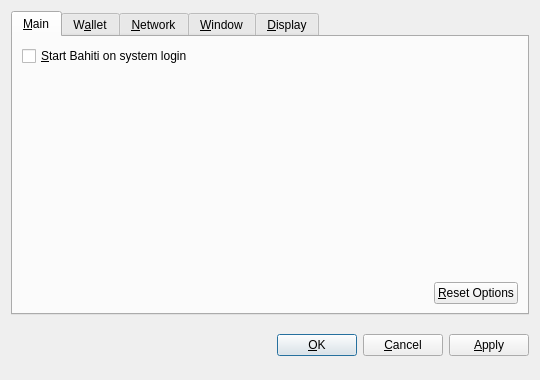
<?xml version="1.0" encoding="UTF-8"?>
<ui version="4.0">
 <class>OptionsDialog</class>
 <widget class="QDialog" name="OptionsDialog">
  <property name="geometry">
   <rect>
    <x>0</x>
    <y>0</y>
    <width>540</width>
    <height>380</height>
   </rect>
  </property>
  <property name="windowTitle">
   <string>Options</string>
  </property>
  <property name="modal">
   <bool>true</bool>
  </property>
  <layout class="QVBoxLayout" name="verticalLayout">
   <item>
    <widget class="QTabWidget" name="tabWidget">
     <property name="tabPosition">
      <enum>QTabWidget::North</enum>
     </property>
     <property name="currentIndex">
      <number>0</number>
     </property>
     <widget class="QWidget" name="tabMain">
      <attribute name="title">
       <string>&amp;Main</string>
      </attribute>
      <layout class="QVBoxLayout" name="verticalLayout_Main">
       <item>
        <widget class="QCheckBox" name="bitcoinAtStartup">
         <property name="toolTip">
          <string>Automatically start Bahiti after logging in to the system.</string>
         </property>
         <property name="text">
          <string>&amp;Start Bahiti on system login</string>
         </property>
        </widget>
       </item>
       <item>
        <spacer name="verticalSpacer_Main">
         <property name="orientation">
          <enum>Qt::Vertical</enum>
         </property>
         <property name="sizeHint" stdset="0">
          <size>
           <width>20</width>
           <height>40</height>
          </size>
         </property>
        </spacer>
       </item>
       <item>
        <layout class="QHBoxLayout" name="horizontalLayout_2_Main">
         <item>
          <spacer name="horizontalSpacer_2_Main">
           <property name="orientation">
            <enum>Qt::Horizontal</enum>
           </property>
           <property name="sizeHint" stdset="0">
            <size>
             <width>40</width>
             <height>20</height>
            </size>
           </property>
          </spacer>
         </item>
         <item>
          <widget class="QPushButton" name="resetButton">
           <property name="toolTip">
            <string>Reset all client options to default.</string>
           </property>
           <property name="text">
            <string>&amp;Reset Options</string>
           </property>
           <property name="autoDefault">
            <bool>false</bool>
           </property>
          </widget>
         </item>
        </layout>
       </item>
      </layout>
     </widget>
     <widget class="QWidget" name="tabWallet">
      <attribute name="title">
       <string>W&amp;allet</string>
      </attribute>
      <layout class="QVBoxLayout" name="verticalLayout_Network">
       <item>
        <widget class="QLabel" name="transactionFeeInfoLabel">
         <property name="text">
          <string>Optional transaction fee per kB that helps make sure your transactions are processed quickly. Most transactions are 1 kB.</string>
         </property>
         <property name="textFormat">
          <enum>Qt::PlainText</enum>
         </property>
         <property name="wordWrap">
          <bool>true</bool>
         </property>
        </widget>
       </item>
       <item>
        <layout class="QHBoxLayout" name="horizontalLayout_1_Main">
         <item>
          <widget class="QLabel" name="transactionFeeLabel">
           <property name="text">
            <string>Pay transaction &amp;fee</string>
           </property>
           <property name="textFormat">
            <enum>Qt::PlainText</enum>
           </property>
           <property name="buddy">
            <cstring>transactionFee</cstring>
           </property>
          </widget>
         </item>
         <item>
          <widget class="BitcoinAmountField" name="transactionFee"/>
         </item>
         <item>
          <spacer name="horizontalSpacer_1_Main">
           <property name="orientation">
            <enum>Qt::Horizontal</enum>
           </property>
           <property name="sizeHint" stdset="0">
            <size>
             <width>40</width>
             <height>20</height>
            </size>
           </property>
          </spacer>
         </item>
        </layout>
       </item>
       <item>
        <widget class="QLabel" name="label">
         <property name="text">
          <string>If you disable the spending of unconfirmed change, the change from a transaction cannot be used until that transaction has at least one confirmation. This also affects how your balance is computed.</string>
         </property>
         <property name="wordWrap">
          <bool>true</bool>
         </property>
        </widget>
       </item>
       <item>
        <widget class="QCheckBox" name="spendZeroConfChange">
         <property name="text">
          <string>Spend unconfirmed change  (experts only)</string>
         </property>
        </widget>
       </item>
       <item>
        <spacer name="verticalSpacer">
         <property name="orientation">
          <enum>Qt::Vertical</enum>
         </property>
         <property name="sizeHint" stdset="0">
          <size>
           <width>20</width>
           <height>40</height>
          </size>
         </property>
        </spacer>
       </item>
      </layout>
     </widget>
     <widget class="QWidget" name="tabNetwork">
      <attribute name="title">
       <string>&amp;Network</string>
      </attribute>
      <layout class="QVBoxLayout" name="verticalLayout_Network">
       <item>
        <widget class="QCheckBox" name="mapPortUpnp">
         <property name="toolTip">
          <string>Automatically open the Bahiti client port on the router. This only works when your router supports UPnP and it is enabled.</string>
         </property>
         <property name="text">
          <string>Map port using &amp;UPnP</string>
         </property>
        </widget>
       </item>
       <item>
        <widget class="QCheckBox" name="connectSocks">
         <property name="toolTip">
          <string>Connect to the Bahiti network through a SOCKS proxy (e.g. when connecting through Tor).</string>
         </property>
         <property name="text">
          <string>&amp;Connect through SOCKS proxy:</string>
         </property>
        </widget>
       </item>
       <item>
        <layout class="QHBoxLayout" name="horizontalLayout_Network">
         <item>
          <widget class="QLabel" name="proxyIpLabel">
           <property name="text">
            <string>Proxy &amp;IP:</string>
           </property>
           <property name="textFormat">
            <enum>Qt::PlainText</enum>
           </property>
           <property name="buddy">
            <cstring>proxyIp</cstring>
           </property>
          </widget>
         </item>
         <item>
          <widget class="QValidatedLineEdit" name="proxyIp">
           <property name="maximumSize">
            <size>
             <width>140</width>
             <height>16777215</height>
            </size>
           </property>
           <property name="toolTip">
            <string>IP address of the proxy (e.g. 127.0.0.1)</string>
           </property>
          </widget>
         </item>
         <item>
          <widget class="QLabel" name="proxyPortLabel">
           <property name="text">
            <string>&amp;Port:</string>
           </property>
           <property name="textFormat">
            <enum>Qt::PlainText</enum>
           </property>
           <property name="buddy">
            <cstring>proxyPort</cstring>
           </property>
          </widget>
         </item>
         <item>
          <widget class="QLineEdit" name="proxyPort">
           <property name="maximumSize">
            <size>
             <width>55</width>
             <height>16777215</height>
            </size>
           </property>
           <property name="toolTip">
            <string>Port of the proxy (e.g. 9050)</string>
           </property>
          </widget>
         </item>
         <item>
          <widget class="QLabel" name="socksVersionLabel">
           <property name="text">
            <string>SOCKS &amp;Version:</string>
           </property>
           <property name="textFormat">
            <enum>Qt::PlainText</enum>
           </property>
           <property name="buddy">
            <cstring>socksVersion</cstring>
           </property>
          </widget>
         </item>
         <item>
          <widget class="QValueComboBox" name="socksVersion">
           <property name="toolTip">
            <string>SOCKS version of the proxy (e.g. 5)</string>
           </property>
          </widget>
         </item>
         <item>
          <spacer name="horizontalSpacer_Network">
           <property name="orientation">
            <enum>Qt::Horizontal</enum>
           </property>
           <property name="sizeHint" stdset="0">
            <size>
             <width>40</width>
             <height>20</height>
            </size>
           </property>
          </spacer>
         </item>
        </layout>
       </item>
       <item>
        <spacer name="verticalSpacer_Network">
         <property name="orientation">
          <enum>Qt::Vertical</enum>
         </property>
         <property name="sizeHint" stdset="0">
          <size>
           <width>20</width>
           <height>40</height>
          </size>
         </property>
        </spacer>
       </item>
      </layout>
     </widget>
     <widget class="QWidget" name="tabWindow">
      <attribute name="title">
       <string>&amp;Window</string>
      </attribute>
      <layout class="QVBoxLayout" name="verticalLayout_Window">
       <item>
        <widget class="QCheckBox" name="minimizeToTray">
         <property name="toolTip">
          <string>Show only a tray icon after minimizing the window.</string>
         </property>
         <property name="text">
          <string>&amp;Minimize to the tray instead of the taskbar</string>
         </property>
        </widget>
       </item>
       <item>
        <widget class="QCheckBox" name="minimizeOnClose">
         <property name="toolTip">
          <string>Minimize instead of exit the application when the window is closed. When this option is enabled, the application will be closed only after selecting Quit in the menu.</string>
         </property>
         <property name="text">
          <string>M&amp;inimize on close</string>
         </property>
        </widget>
       </item>
       <item>
        <spacer name="verticalSpacer_Window">
         <property name="orientation">
          <enum>Qt::Vertical</enum>
         </property>
         <property name="sizeHint" stdset="0">
          <size>
           <width>20</width>
           <height>40</height>
          </size>
         </property>
        </spacer>
       </item>
      </layout>
     </widget>
     <widget class="QWidget" name="tabDisplay">
      <attribute name="title">
       <string>&amp;Display</string>
      </attribute>
      <layout class="QVBoxLayout" name="verticalLayout_Display">
       <item>
        <layout class="QHBoxLayout" name="horizontalLayout_1_Display">
         <item>
          <widget class="QLabel" name="langLabel">
           <property name="text">
            <string>User Interface &amp;language:</string>
           </property>
           <property name="textFormat">
            <enum>Qt::PlainText</enum>
           </property>
           <property name="buddy">
            <cstring>lang</cstring>
           </property>
          </widget>
         </item>
         <item>
          <widget class="QValueComboBox" name="lang">
           <property name="toolTip">
            <string>The user interface language can be set here. This setting will take effect after restarting Bahiti.</string>
           </property>
          </widget>
         </item>
        </layout>
       </item>
       <item>
        <layout class="QHBoxLayout" name="horizontalLayout_2_Display">
         <item>
          <widget class="QLabel" name="unitLabel">
           <property name="text">
            <string>&amp;Unit to show amounts in:</string>
           </property>
           <property name="textFormat">
            <enum>Qt::PlainText</enum>
           </property>
           <property name="buddy">
            <cstring>unit</cstring>
           </property>
          </widget>
         </item>
         <item>
          <widget class="QValueComboBox" name="unit">
           <property name="toolTip">
            <string>Choose the default subdivision unit to show in the interface and when sending coins.</string>
           </property>
          </widget>
         </item>
        </layout>
       </item>
       <item>
        <widget class="QCheckBox" name="displayAddresses">
         <property name="toolTip">
          <string>Whether to show Bahiti addresses in the transaction list or not.</string>
         </property>
         <property name="text">
          <string>&amp;Display addresses in transaction list</string>
         </property>
        </widget>
       </item>
       <item>
        <widget class="QCheckBox" name="coinControlFeatures">
         <property name="toolTip">
          <string>Whether to show coin control features or not.</string>
         </property>
         <property name="text">
          <string>Display coin &amp;control features (experts only!)</string>
         </property>
        </widget>
       </item>
       <item>
        <spacer name="verticalSpacer_Display">
         <property name="orientation">
          <enum>Qt::Vertical</enum>
         </property>
         <property name="sizeHint" stdset="0">
          <size>
           <width>20</width>
           <height>40</height>
          </size>
         </property>
        </spacer>
       </item>
      </layout>
     </widget>
    </widget>
   </item>
   <item>
    <layout class="QHBoxLayout" name="horizontalLayout_Buttons">
     <item>
      <spacer name="horizontalSpacer_1">
       <property name="orientation">
        <enum>Qt::Horizontal</enum>
       </property>
       <property name="sizeHint" stdset="0">
        <size>
         <width>40</width>
         <height>48</height>
        </size>
       </property>
      </spacer>
     </item>
     <item>
      <widget class="QLabel" name="statusLabel">
       <property name="font">
        <font>
         <weight>75</weight>
         <bold>true</bold>
        </font>
       </property>
       <property name="text">
        <string/>
       </property>
       <property name="textFormat">
        <enum>Qt::PlainText</enum>
       </property>
       <property name="wordWrap">
        <bool>true</bool>
       </property>
      </widget>
     </item>
     <item>
      <spacer name="horizontalSpacer_2">
       <property name="orientation">
        <enum>Qt::Horizontal</enum>
       </property>
       <property name="sizeHint" stdset="0">
        <size>
         <width>40</width>
         <height>48</height>
        </size>
       </property>
      </spacer>
     </item>
     <item>
      <widget class="QPushButton" name="okButton">
       <property name="text">
        <string>&amp;OK</string>
       </property>
      </widget>
     </item>
     <item>
      <widget class="QPushButton" name="cancelButton">
       <property name="text">
        <string>&amp;Cancel</string>
       </property>
       <property name="autoDefault">
        <bool>false</bool>
       </property>
      </widget>
     </item>
     <item>
      <widget class="QPushButton" name="applyButton">
       <property name="text">
        <string>&amp;Apply</string>
       </property>
       <property name="autoDefault">
        <bool>false</bool>
       </property>
      </widget>
     </item>
    </layout>
   </item>
  </layout>
 </widget>
 <customwidgets>
  <customwidget>
   <class>BitcoinAmountField</class>
   <extends>QSpinBox</extends>
   <header>bitcoinamountfield.h</header>
  </customwidget>
  <customwidget>
   <class>QValueComboBox</class>
   <extends>QComboBox</extends>
   <header>qvaluecombobox.h</header>
  </customwidget>
  <customwidget>
   <class>QValidatedLineEdit</class>
   <extends>QLineEdit</extends>
   <header>qvalidatedlineedit.h</header>
  </customwidget>
 </customwidgets>
 <resources/>
 <connections/>
</ui>
